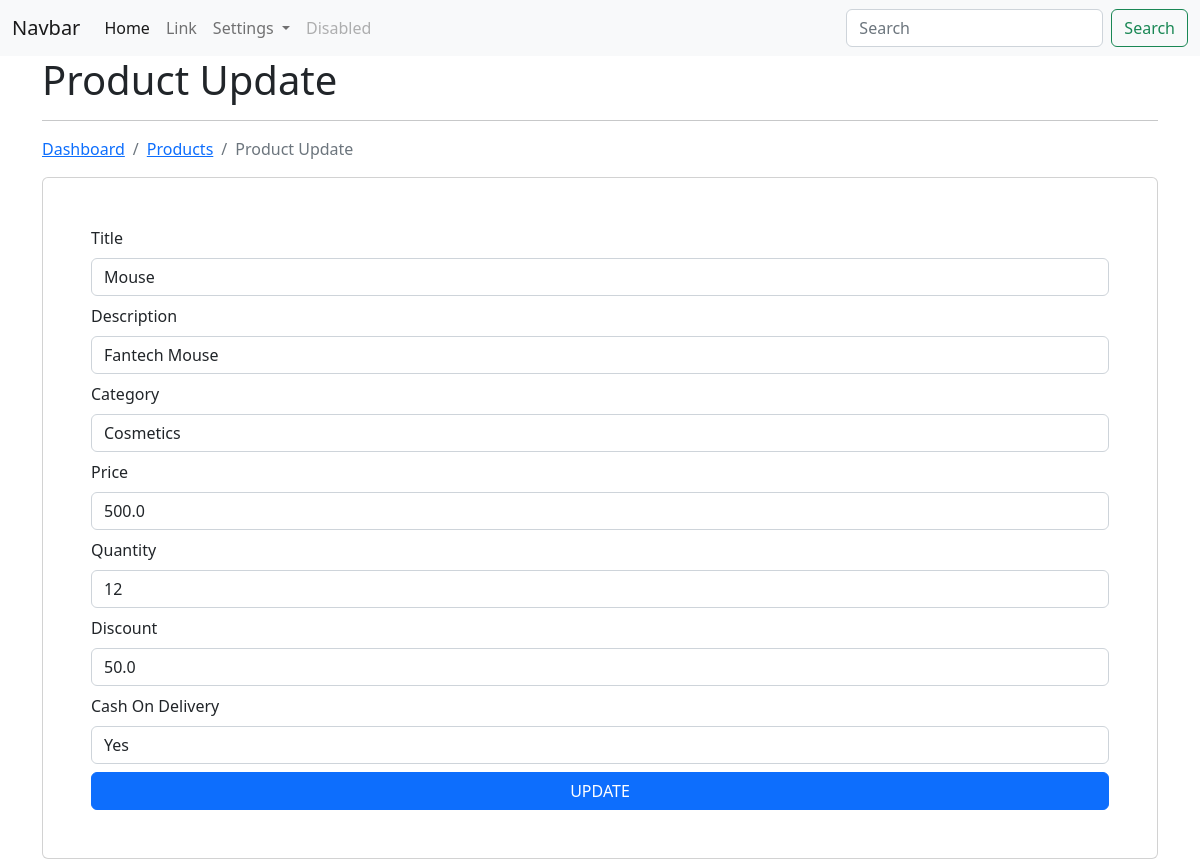
The app's page /ecom/product/edit/8/ (signed in) with its own data.
### app_ecom/models.py (models this page shows, shortened)
class Product(models.Model):
    title = models.CharField(max_length=200)
    desc = models.CharField(max_length=200)
    category = models.ForeignKey(Category, on_delete=models.CASCADE)
    price = models.FloatField()
    image = models.FileField(null=True, blank=True)
    quantity = models.IntegerField()
    discount = models.FloatField()
    cod = models.CharField(max_length=100)
    user = models.ForeignKey(User, on_delete=models.CASCADE)
    class Meta:
        db_table = 'app_products'

### app_ecom/views.py (the view)
# urls.py: path('product/edit/<int:id>/', views.product_edit, name='edit-product'),
@login_required(login_url='/authentication/login/')
def product_edit(request, id):
    product = Product.objects.get(id=id)
    categories = Category.objects.all()
    context = {"data": product, "categories": categories}
    return render(request, 'products/product_edit.html', context)

### templates/products/product_edit.html (shortened to what this page needs)
{% extends "layouts/master.html" %}
{% block content %}
    <div class="container">
        <h1>Product Update</h1>
        <hr>
        <nav aria-label="breadcrumb">
            <ol class="breadcrumb">
              <li class="breadcrumb-item"><a href="{% url 'dashboard' %}">Dashboard</a></li>
              <li class="breadcrumb-item active"><a href="{% url 'list-product' %}">Products</a></li>
              <li class="breadcrumb-item active">Product Update</li>
            </ol>
        </nav>
        <div class="card p-5">
            <form action="{% url 'update-product' %}" method="post">
                <div class="form-group mb-2">
                    <label for="title">Title</label>
                    <input type="text" name="title" value="{{ data.title }}" class="form-control mt-2">
                </div>
                <div class="form-group mb-2">
                    <label for="desc">Description</label>
                    <input type="text" name="desc" value="{{ data.desc }}" class="form-control mt-2">
                </div>
                <div class="form-group mb-2">
                    <label for="category">Category</label>
                    <select name="category" class="form-control mt-2">
                        {% for val in categories %}
                        <option value="{{ val.id }}">{{ val.category_name }}</option>
                        {% endfor %}
                    </select>
                </div>
                <div class="form-group mb-2">
                    <label for="price">Price</label>
                    <input type="text" name="price" value="{{ data.price }}" class="form-control mt-2">
                </div>
                <div class="form-group mb-2">
                    <label for="quantity">Quantity</label>
                    <input type="text" name="quantity" value="{{ data.quantity }}" class="form-control mt-2">
                </div>
                <div class="form-group mb-2">
                    <label for="discount">Discount</label>
                    <input type="text" name="discount" value="{{ data.discount }}" class="form-control mt-2">
                </div>
                <div class="form-group mb-2">
                    <label for="cod">Cash On Delivery</label>
                    <input type="text" name="cod" value="{{ data.cod }}" class="form-control mt-2">
                </div>
                <input type="submit" class="btn btn-primary col-12" value="UPDATE">
            </form>
        </div>
    </div>
{% endblock content %}

### records on screen
Product: title "Mouse", desc "Fantech Mouse", price "500.0", quantity "12", discount "50.0", cod "Yes"

### other values on screen
form field category "Cosmetics"
